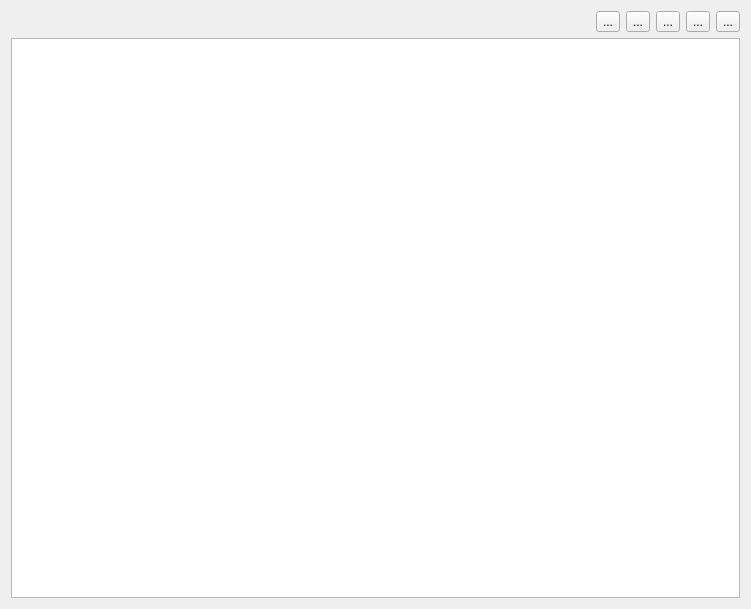
<?xml version="1.0" encoding="UTF-8"?>
<ui version="4.0">
	<class>GTATitleBasedExecution</class>
	<widget class="QWidget" name="GTATitleBasedExecution">
		<property name="geometry">
			<rect>
				<x>0</x>
				<y>0</y>
				<width>751</width>
				<height>609</height>
			</rect>
		</property>
		<property name="sizePolicy">
			<sizepolicy hsizetype="Expanding" vsizetype="Expanding">
				<horstretch>0</horstretch>
				<verstretch>0</verstretch>
			</sizepolicy>
		</property>
		<property name="windowTitle">
			<string>Title based execution</string>
		</property>
		<property name="windowIcon">
			<iconset resource="../resource.qrc">
				<normaloff>:/images/forms/img/GTAAppIcon.png</normaloff>:/images/forms/img/GTAAppIcon.png</iconset>
		</property>
		<layout class="QGridLayout" name="gridLayout">
			<item row="0" column="0">
				<layout class="QHBoxLayout" name="horizontalLayout">
					<item>
						<widget class="QLabel" name="ProcNameLbl">
							<property name="sizePolicy">
								<sizepolicy hsizetype="Expanding" vsizetype="Fixed">
									<horstretch>0</horstretch>
									<verstretch>0</verstretch>
								</sizepolicy>
							</property>
							<property name="text">
								<string/>
							</property>
						</widget>
					</item>
					<item>
						<widget class="QToolButton" name="SelectAllTB">
							<property name="text">
								<string>...</string>
							</property>
							<property name="icon">
								<iconset resource="../resource.qrc">
									<normaloff>:/images/forms/img/SelectAll.png</normaloff>:/images/forms/img/SelectAll.png</iconset>
							</property>
						</widget>
					</item>
					<item>
						<widget class="QToolButton" name="DeSelectAllTB">
							<property name="text">
								<string>...</string>
							</property>
							<property name="icon">
								<iconset resource="../resource.qrc">
									<normaloff>:/images/forms/img/DeselectAll.png</normaloff>:/images/forms/img/DeselectAll.png</iconset>
							</property>
						</widget>
					</item>
					<item>
						<widget class="QToolButton" name="ExpandAllTB">
							<property name="text">
								<string>...</string>
							</property>
							<property name="icon">
								<iconset resource="../resource.qrc">
									<normaloff>:/images/forms/img/Expandall.png</normaloff>:/images/forms/img/Expandall.png</iconset>
							</property>
						</widget>
					</item>
					<item>
						<widget class="QToolButton" name="CollapseAllTB">
							<property name="text">
								<string>...</string>
							</property>
							<property name="icon">
								<iconset resource="../resource.qrc">
									<normaloff>:/images/forms/img/Collapseall.gif</normaloff>:/images/forms/img/Collapseall.gif</iconset>
							</property>
						</widget>
					</item>
					<item>
						<widget class="QToolButton" name="ExecuteTB">
							<property name="text">
								<string>...</string>
							</property>
							<property name="icon">
								<iconset resource="../resource.qrc">
									<normaloff>:/images/forms/img/Launch.png</normaloff>:/images/forms/img/Launch.png</iconset>
							</property>
						</widget>
					</item>
				</layout>
			</item>
			<item row="1" column="0">
				<widget class="QTreeView" name="ElementTV"/>
			</item>
		</layout>
	</widget>
	<resources>
		<include location="../resource.qrc"/>
	</resources>
	<connections/>
</ui>
